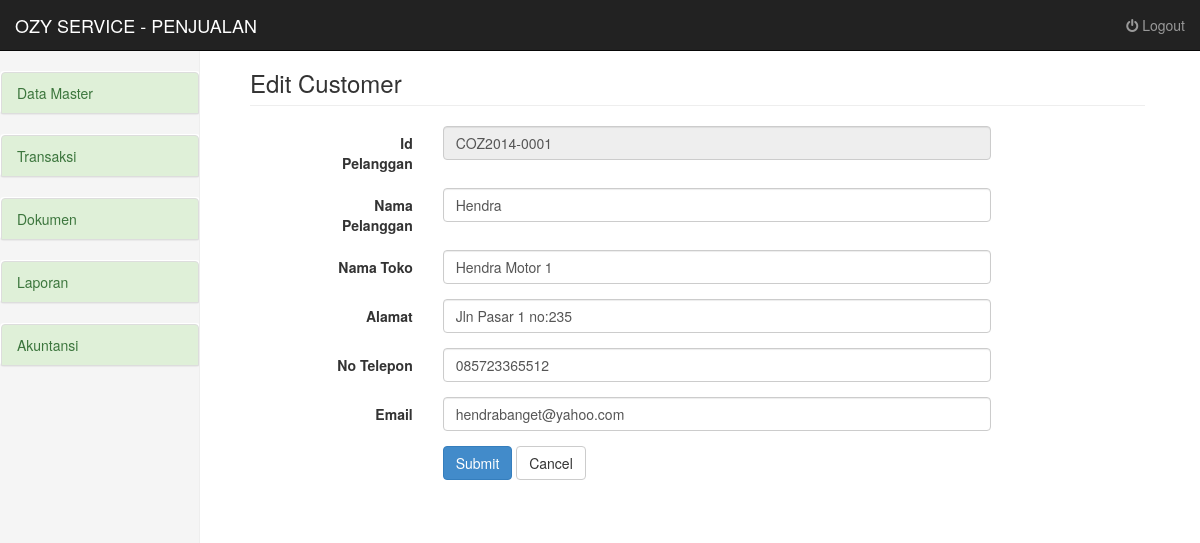
Screenshot of /penjualan/data_master/edit.php?id_pelanggan=COZ2014-0001 (signed in) with the database file from the repository.
### tables this page shows
CREATE TABLE IF NOT EXISTS `pelanggan` (
  `id_pelanggan` varchar(20) NOT NULL,
  `nama_pelanggan` text NOT NULL,
  `toko` varchar(20) NOT NULL,
  `alamat` text NOT NULL,
  `no_telepon` text NOT NULL,
  `email` varchar(30) NOT NULL,
  PRIMARY KEY (`id_pelanggan`)
);

### penjualan/data_master/edit.php (the view, shortened to what this page needs)
<?php
require_once("../templates/header.php");
$query = "select * from pelanggan where id_pelanggan='".mysql_real_escape_string($_GET['id_pelanggan'])."'";
    $result = mysql_query($query);
    $coba = mysql_fetch_array($result);
?>
<div class="col-sm-9 col-sm-offset-3 col-md-10 col-md-offset-2 main">
<h3 class="page-header"> Edit Customer</h3>
  <div class="row">
  <div class="col-md-1">
  </div>
  <div class="col-md-9">
    <form class="form-horizontal" role="form" action="edit_proses.php" method="POST">
     <div class="form-group">
        <label for="id_pelanggan" class="col-lg-2 control-label">Id Pelanggan</label>
        <div class="col-lg-10">
          <input disabled type="int" class="form-control" id="id_pelanggan" placeholder="Kode Customer" name="id_pelanggan" value="<?php echo $coba['id_pelanggan']; ?>" ></td>
        </div>
      </div>
      <div class="form-group">
        <label for="nama_pelanggan" class="col-lg-2 control-label">Nama Pelanggan</label>
        <div class="col-lg-10">
          <input type="text" class="form-control" id="nama_pelanggan" placeholder="Nama Pelanggan" name="nama_pelanggan" value="<?php echo $coba['nama_pelanggan']; ?>"  ></td>
        </div>
        </div>
      <div class="form-group">
        <label for="nama_pelanggan" class="col-lg-2 control-label">Nama Toko</label>
        <div class="col-lg-10">
          <input type="text" class="form-control" id="nama_pelanggan" placeholder="Nama Pelanggan" name="nama_toko" value="<?php echo $coba['toko']; ?>"  ></td>
        </div>
        </div>
      <div class="form-group">
        <label for="alamat" class="col-lg-2 control-label">Alamat </label>
        <div class="col-lg-10">
          <input type="text" class="form-control" id="alamat" placeholder="Alamat" name="alamat" value="<?php echo $coba['alamat']; ?>"  /></td>
        </div>
      </div>
       <div class="form-group">
        <label for="no_telepon" class="col-lg-2 control-label">No Telepon</label>
        <div class="col-lg-10">
          <input type="text" class="form-control" id="no_telepon" placeholder="No Telepon" name="no_telepon" value="<?php echo $coba['no_telepon']; ?>"  /></td>
      </div>
      </div>
      <div class="form-group">
      <label for="email" class="col-lg-2 control-label">Email</label>
        <div class="col-lg-10">
          <input type="text" class="form-control" id="email" placeholder="Email" name="email" value="<?php echo $coba['email']; ?>"  /></td>
      </div>
    </div>
      <div class="form-group">
        <div class="col-lg-offset-2 col-lg-10">
          <button type="submit" class="btn btn-primary">Submit</button>
          <a href="index.php" class="btn btn-default">Cancel</a>
        </div>
      </div>
    </form>
  </div>
  <div class="col-md-2">
  </div>
  </div>
</div>
<?php require_once("../templates/footer.php"); ?>

### assets/css/dashboard.css (style rules this page uses)
body { padding-top: 50px; }
.main { padding: 20px; }
@media (min-width: 768px) { .main { padding-right: 40px; padding-left: 40px; } }
.main .page-header { margin-top: 0; }

### penjualan/templates/header.php (style rules this page uses)
a { color: #444B52; text-decoration: none; }

### rows the page displays
pelanggan: id_pelanggan "COZ2014-0001", nama_pelanggan "Hendra", nama_toko "Hendra Motor 1", alamat "Jln Pasar 1 no:235", no_telepon "085723365512", email "hendrabanget@yahoo.com"
